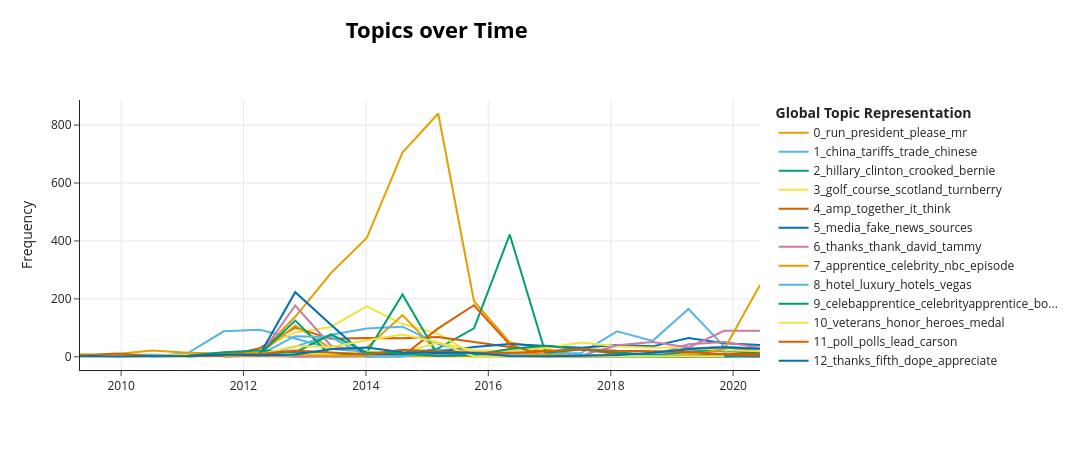

The code cell stored with this chart in its notebook:
### Markdown cell above
## Visualization

To me, DTM becomes truly interesting when you have a good way of visualizing how topics have changed over time. A nice way of doing so is by leveraging the interactive abilities of Plotly. Plotly allows us to show the frequency of topics over time whilst giving the option of hovering over the points to show the time-specific topic representations. Simply call visualize_topics_over_time with the newly created topics over time:

### Code cell
topic_model.visualize_topics_over_time(topics_over_time, top_n_topics=20)
